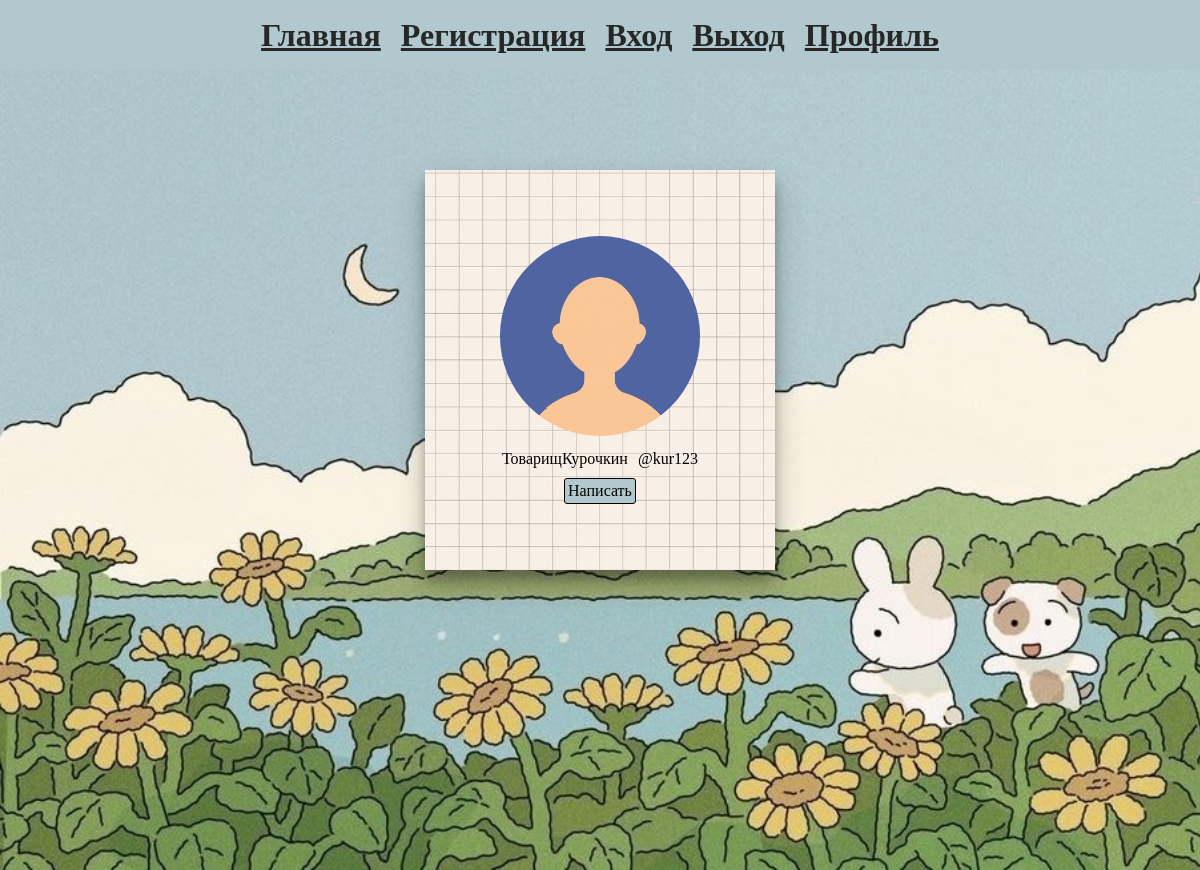
Page /profile?user_info=@kur123+:+ТоварищКурочкин (signed in) on the committed database.
### database_setup.py (models this page shows, shortened)
class User(Base, UserMixin, SerializerMixin):
    __tablename__ = 'user'
    Id = Column(Integer, primary_key=True)
    Name = Column(String(300), nullable=False)
    Photo = Column(String(300), default="/static/images/icon.jpg")
    Login = Column(String(300), unique=True, nullable=False)
    Password = Column(String(300), nullable=False)
    ChatParticipants = relationship('ChatParticipant', backref='user', lazy=True)
    Messages = relationship('Message', backref='user', lazy=True)

### main.py (the view)
@app.route('/profile')
@login_required
def profile():
    current_user_id = current_user.Id
    user_id = current_user_id
    if request.args.get('user_info'):
        user_info = request.args.get('user_info')
        user_id = get_user_id(user_info)
    if request.args.get('user_id'):
        user_id = int(request.args.get('user_id'))
    user = session.query(User).filter(User.Id == user_id).first()
    return render_template('/profile.html', user=user, current_user_id=current_user_id)

### main.py (called while the page is built)
@login_manager.user_loader
def load_user(user_id):
    return session.query(User).filter_by(Id=user_id).first()

def get_user_id(chat_name):
    all_users = session.query(User).all()
    for user in all_users:
        if chat_name == "@" + str(user.Login) + " : " + str(user.Name):
            user_id = user.Id
    return user_id

### templates/profile.html (shortened to what this page needs)
{% extends 'base.html' %}
{% block body %}
<div class="background_image">
        <div class="paper center_div">
                <div>
                        <img class="profile_img" src="{{user.Photo}}">
                        <div class="profile_info">
                                <p>{{user.Name}}</p>
                                <p>@{{user.Login}}</p>
                        </div>
                        <div class="top_div">
                                {% if user.Id == current_user_id %}
                                        <a class="mimic_button" href="/edit_profile">Редактировать</a>
                                {% else %}
                                        <a class="mimic_button" href="{{ url_for('index', new_contact_id=user.Id) }}">Написать</a>
                                {% endif %}
                        </div>
                </div>
        </div>
</div>
{% endblock %}

### static/css/main.css (style rules this page uses)
* :not(header, body, div) { margin: 5px; }
body { padding: 0; margin: 0; }
a { margin: 5px; color: #262827; }
.background_image { width:100%; height: 100vh; background-image: url('/static/images/d984c86d40a5b8ce1f6f6b13142e7229.jpg'); background-size: cover; display: flex; justify-content: center; }
.paper { margin-top: 100px; margin-left: 50px; margin-right: 50px; width: 350px; height: 400px; background-image: url('/static/images/b0039dc6a1836249a5875f4f43881648.jpg'); background-size: cover; box-shadow: 0 14px 28px rgba(0,0,0,0.25), 0 10px 10px rgba(0,0,0,0.22); position: relative; }
.center_div { display: flex; align-items: center; justify-content: center; }
.top_div { display: flex; justify-content: center; }
.profile_img { height: 200px; border-radius: 50%; }
.profile_info { display: flex; align-items: center; justify-content: center; }
.mimic_button { border-radius: 3px; background-color: #b1c8ce; padding: 3px; border: 1px solid #000; color: black; text-decoration: none; }

### rows in the picture
User: Photo (picture), Name "ТоварищКурочкин", Login "kur123"
